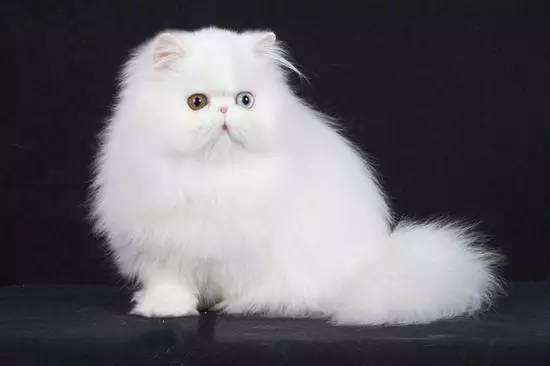
#> input picture Chapter 2/cat.jpg, 550 x 366 px
$ python 'Image fusion.py'
#> lines starting #> are read from the running program, lines starting #| are printed output that depends on the picture
import cv2
img_cat = cv2.imread('cat.jpg')
#> img_cat is the input picture: shape (366, 550, 3); mean B, G, R 104.6, 96.9, 100.6
img_dog = cv2.imread('dog.jpg')
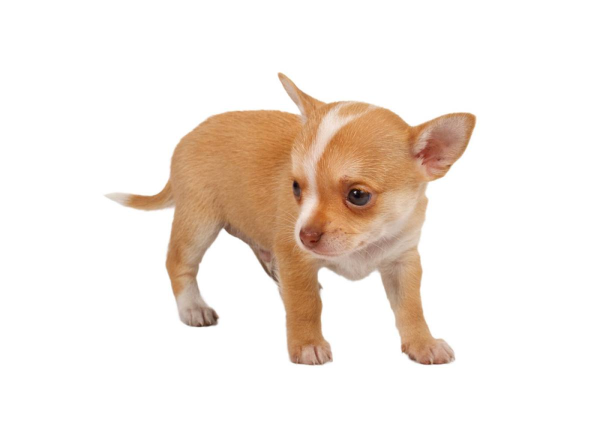
#> input picture Chapter 2/dog.jpg, 1200 x 865 px (shown at 1/2 size)
#> img_dog is the input picture: shape (865, 1200, 3); mean B, G, R 225.3, 232.9, 242.5
print('img_cat size',img_cat.shape)
#| img_cat size (366, 550, 3)
print('img_dog size', img_dog.shape)
#| img_dog size (865, 1200, 3)
img_dog_resize = cv2.resize(img_dog, (550, 366))
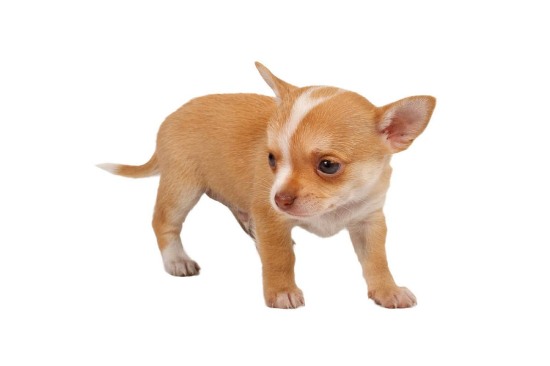
#> img_dog_resize: shape (366, 550, 3); mean B, G, R 225.3, 232.9, 242.5
print('img_dog_resize', img_dog_resize.shape)
#| img_dog_resize (366, 550, 3)
res = cv2.addWeighted(img_cat, 0.3, img_dog_resize, 0.9, 0)
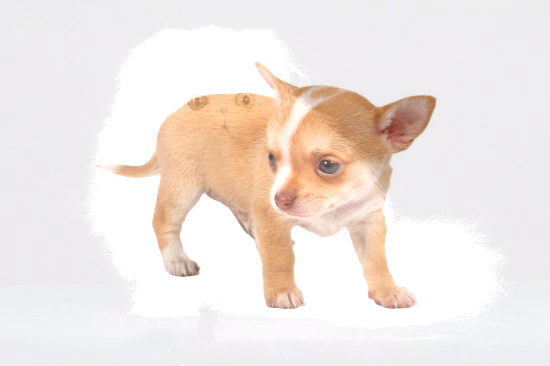
#> res: shape (366, 550, 3); mean B, G, R 226.6, 231.4, 240.6
cv2.imshow('366*550',res)
cv2.waitKey(0)
cv2.destroyAllWindows()
